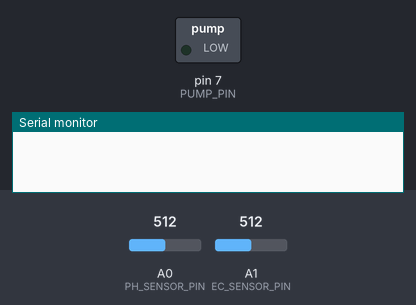
Bench run of a sketch on a simulated Arduino Uno, built with avr-gcc and run on an emulated ATmega328P. Shown: switched loads named in the sketch (green lamp = pin HIGH), the last lines printed to the serial monitor. The test bench sets the inputs (shaded band); at power-on: A0 (PH_SENSOR_PIN) = 512, A1 (EC_SENSOR_PIN) = 512.

Above: at 0.1 s.
At 30.1 s:
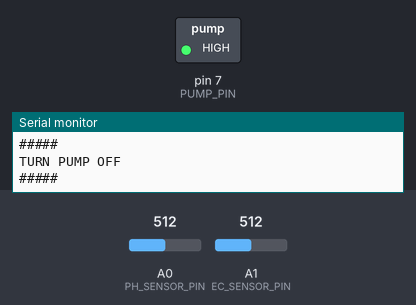
Timing chart, 0 to 31.6 s (numbered marks = the images above):
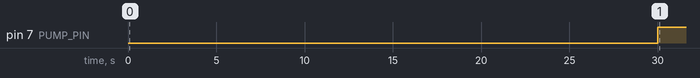

The sketch:

NewTimeTest.ino
```cpp
// Constant fields
#define PH_SENSOR_PIN A0
#define EC_SENSOR_PIN A1
#define EC_PUMP_PIN 3
#define PH_PUMP_PIN 5
#define PUMP_PIN 7
#define LIGHT_PIN 8
#define PUMP_ON_TIME 30000 //ms
#define PUMP_OFF_TIME 86400000 //ms
#define READ_SERIAL 1000 //ms
#define OFFSET 0.00 //deviation compensate
#define SAMPLE_INTERVAL 20 //ms
#define PRINT_INTERVAL 800 //ms
#define ARRAY_LENGTH 40
int phArray[ARRAY_LENGTH];
int ecArray[ARRAY_LENGTH];
int ph_array_index = 0;
int ec_array_index = 0;
static unsigned long samplingTime;
static unsigned long printTime;
static unsigned long pumpOnTime;
static unsigned long pumpOffTime;
static unsigned long serialReadTime;
static bool userDefinedMode;
//static float pHValue, ppmValue, voltage;
double pHValue = 0;
double voltage = 1;
double ppmValue = 0;

unsigned long ecValueTotal = 0;
double ecAverage = 0;

boolean isPumpOn = false;

String newLine = "";

void setup() {
  Serial.begin(9600);
  pinMode(PUMP_PIN, OUTPUT);
  samplingTime = millis();
  printTime = millis();
  serialReadTime = millis();
  pumpOffTime = millis();

  //start with pump on????
  digitalWrite(PUMP_PIN, LOW);
  pumpOnTime = millis();
  isPumpOn = true;
}

void loop() {


  if (millis() - samplingTime > SAMPLE_INTERVAL)
  {
    getReadingPH();
    getReadingEC();

    samplingTime = millis();
  }

  if ((millis() - pumpOnTime > PUMP_ON_TIME) && isPumpOn){
    //turn on pump: this works...the digital write logic is switched
    Serial.println("#####");
    Serial.println("TURN PUMP OFF");
    Serial.println("#####");
    digitalWrite(PUMP_PIN, HIGH);
    isPumpOn = false;
    pumpOffTime = millis();
  }

  if ((millis() - pumpOffTime > PUMP_OFF_TIME) && !isPumpOn){
    //turn off pump: this works...the digital write logic is switched
    Serial.println("#####");
    Serial.println("TURN PUMP ON");
    Serial.println("#####");
    digitalWrite(PUMP_PIN, LOW);
    isPumpOn = true;
    pumpOnTime = millis();
  }

  if (millis() - printTime > PRINT_INTERVAL){
    Serial.print("Arduino: pH Value: ");
    Serial.println(pHValue);
    Serial.print("Arduino: ppm Value: ");
    Serial.println(ppmValue);
    printTime = millis();
  }

  if (millis() - serialReadTime > READ_SERIAL){
    clearInputBuffer();
    if (Serial.available()){
      while( Serial.available() > 0){
        char c = Serial.read();
        if (c == '\n'){
          break;
        }
        newLine += c;
      }
      //check string to match "PI:"
      interpretString();
    }
    serialReadTime = millis();
  }

}

void clearInputBuffer(){
  while(Serial.available())
  Serial.read();
}

void interpretString(){
  if(newLine.length() > 0){
    clearInputBuffer();
    Serial.println(newLine);
    if(contains(newLine, "PI: TIME:")){
      Serial.println("contains TIME");
    }else if(contains(newLine, "PI: PUMP: ON")){
      Serial.println("contains PI: PUMP: ON");
      digitalWrite(PUMP_PIN, LOW);
      pumpOnTime = millis();
      isPumpOn = true;
      //if(contains(newLine, "PUMP: ON")){
        //Serial.println("contains PUMP ON");
        //digitalWrite(PUMP_PIN, LOW);
        //pumpOnTime = millis();
        //isPumpOn = true;
      //}
    }else if(contains(newLine, "PI: PUMP: OFF")){
      Serial.println("contains PI: PUMP: OFF");
      digitalWrite(PUMP_PIN, HIGH);
      isPumpOn = false;
      //TODO JOSH: This will reset the off time, is this what you want? or to not change it?
      pumpOffTime = millis();
    }else if(contains(newLine, "PI: LIGHTS: ON")){
      digitalWrite(LIGHT_PIN, HIGH);
      userDefinedMode = true;
      //TODO JOSH: Once we use the CLOCK feature from the PI,
      //we can use a boolean to determine if the preprogrammed schedule is
      //being overridden by the user, and we can reset the schedule with a button press.
    }else if(contains(newLine, "PI: LIGHTS: OFF")){
      digitalWrite(LIGHT_PIN, LOW);
      userDefinedMode = true;
    }else if(contains(newLine, "PI: EC PUMP: ON")){
      //TODO JOSH: ADD METHOD TO TURN PUMP ON FOR A COUPLE SECONDS.
      analogWrite(EC_PUMP_PIN, HIGH);
      userDefinedMode = true;
    }else if(contains(newLine, "PI: PH PUMP: ON")){
      //TODO JOSH: ADD METHOD TO TURN PUMP ON FOR A COUPLE SECONDS.
      analogWrite(PH_PUMP_PIN, HIGH);
      userDefinedMode = true;
    }else if(contains(newLine, "PI: RESET CYCLE")){
      //TODO JOSH: THIS IS DONE ONCE CLOCK IS IMPLEMENTED.
      //TODO JOSH: NEED METHOD TO RESET TO PRE-DEFINED CYCLE
    }
  }
  newLine = "";
}


bool contains(String s, String search) {
    int max = s.length() - search.length();

    for (int i = 0; i <= max; i++) {
        if (s.substring(i) == search) return true; // or i
    }

    return false; //or -1
}

void getReadingPH(){
  phArray[ph_array_index++] = analogRead(PH_SENSOR_PIN);
  if (ph_array_index == ARRAY_LENGTH){
    ph_array_index = 0;
  }
  voltage = averagearray(phArray, ARRAY_LENGTH);
  pHValue = 3.5 * voltage + OFFSET;
  // ((analogRead(PH_SENSOR_PIN)*5.0/1024.0)*3.5);
  //voltage calculation for the ph reading
  //voltage = averageArray(phArray, ARRAY_LENGTH) * 5.0 /1024.0;
}

void getReadingEC(){
  if (ec_array_index == ARRAY_LENGTH) ec_array_index = 0;
  // todo josh: uncertain where the position for the increment shoudl be!
  ec_array_index += 1;
  ecValueTotal -= ecArray[ec_array_index];
  ecArray[ec_array_index] == analogRead(EC_SENSOR_PIN);
  // add ec reading to the array
  ecValueTotal += ecArray[ec_array_index];
  // todo Josh: not sure if to calculate average directly or to use method
  ecAverage = ecValueTotal / ARRAY_LENGTH;
  // todo Josh: not certain if the read in value is the voltage??
  ppmValue = ecAverage * 1000 / 1.56;
  // ecAverageVoltage = ecAverage * (float)5000/1024

  //Strange math I cannot find online anymore...
  // float tempCoefficient = 1.0 + 0.0185 * (22.0 - 25.0); //This can be done 1.0+0.0185*(temperature-25.0) of water temp for higher accuracy
  // float coefficientVoltage = (float)ecAverageVoltage / tempCoefficient;
}

double averagearray(int* arr, int number) {
  int i;
  int max, min;
  double avg;
  long amount = 0;
  if (number <= 0) {
    Serial.println("Error number for the array to avraging!/n");
    return 0;
  }
  if (number < 5) { //less than 5, calculated directly statistics
    for (i = 0; i < number; i++) {
      amount += arr[i];
    }
    avg = amount / number;
    return avg;
  } else {
    if (arr[0] < arr[1]) {
      min = arr[0]; max = arr[1];
    }
    else {
      min = arr[1]; max = arr[0];
    }
    for (i = 2; i < number; i++) {
      if (arr[i] < min) {
        amount += min;
        //arr<min
        min = arr[i];
      } else {
        if (arr[i] > max) {
          amount += max;  //arr>max
          max = arr[i];
        } else {
          amount += arr[i]; //min<=arr<=max
        }
      }//if
    }//for
    avg = (double)amount / (number - 2);
  }//if
  return avg;
}
```

Measured:
- by itself, pin 7 (PUMP_PIN): LOW → HIGH at 30.0 s
